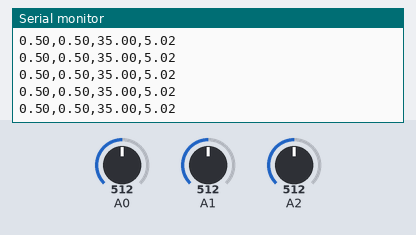
Recording of a sketch running on a simulated Arduino Uno, built with avr-gcc and run on an emulated ATmega328P. On the bench: the last lines printed to the serial monitor. Inputs (shaded band) come from the test bench; at power-on: A0 = 512, A1 = 512, A2 = 512.

Above: at 1.2 s.
1.3 s: A0 set to 716
At 1.8 s:
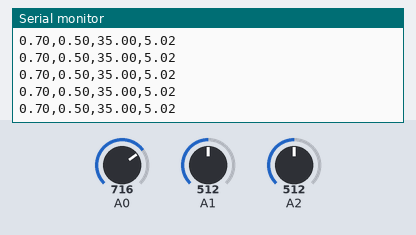
2.8 s: A1 set to 716
At 3.3 s:
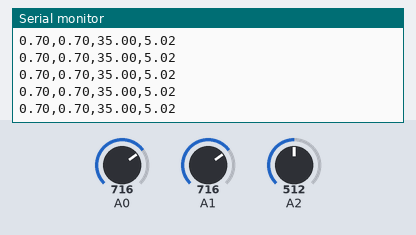
4.3 s: A2 set to 716
At 5.3 s:
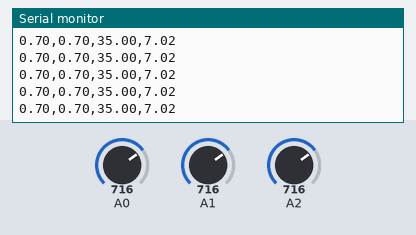
5.8 s: A0 set to 900
At 6.3 s:
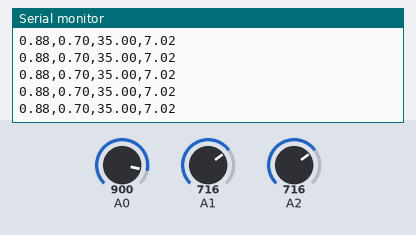
7.3 s: A1 set to 900
At 8.0 s:
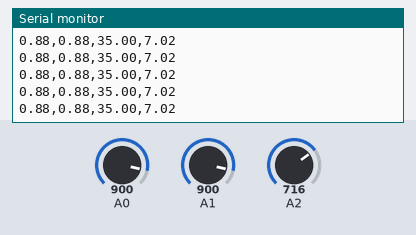
8.8 s: A2 set to 900
At 9.3 s:
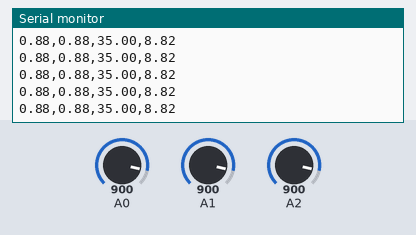
Timing chart, 0 to 11.8 s (numbered marks = the images above; inputs shaded):
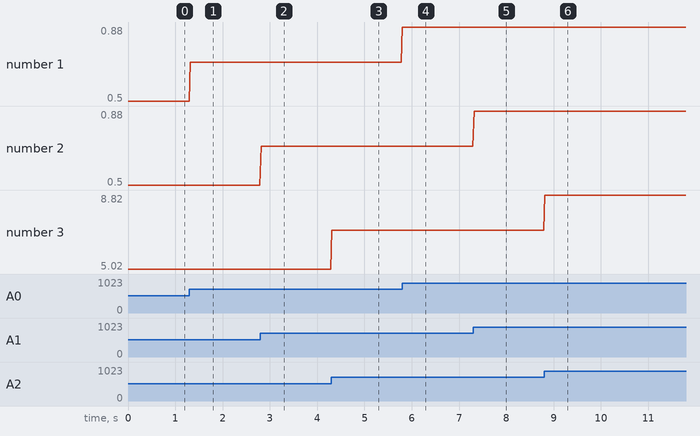

Measured:
- after the input at 1.3 s, the serial monitor: prints a new line at once (image 1)
- after the input at 2.8 s, the serial monitor: prints a new line at once (image 2)
- after the input at 4.3 s, the serial monitor: prints a new line at once (image 3)
- after the input at 5.8 s, the serial monitor: prints a new line at once (image 4)
- after the input at 7.3 s, the serial monitor: prints a new line at once (image 5)
- after the input at 8.8 s, the serial monitor: prints a new line at once (image 6)
- plotted number 1: 0.5 → 0.7 after the input at 1.3 s, 0.7 → 0.88 after the input at 5.8 s
- plotted number 3: 5.02 → 7.02 after the input at 4.3 s, 7.02 → 8.82 after the input at 8.8 s

The sketch:

car.ino
```cpp
// Fixture: a representative hobby-car sketch — four values printed in a flat order at 50 Hz.
#include <Servo.h>

const int LEFT_PIN = 5;
const int RIGHT_PIN = 6;
const int TRIG_PIN = 9;
float motorL = 0;
float motorR = 0;
float dist = 0;
float batt = 0;

void setup() {
  Serial.begin(115200);
  pinMode(TRIG_PIN, OUTPUT);
}

void loop() {
  motorL = analogRead(A0) / 1023.0;
  motorR = analogRead(A1) / 1023.0;
  dist = readDistanceCm();
  batt = analogRead(A2) * 0.0098;
  Serial.print(motorL);
  Serial.print(",");
  Serial.print(motorR);
  Serial.print(",");
  Serial.print(dist);
  Serial.print(",");
  Serial.println(batt);
  delay(20);
}

float readDistanceCm() {
  return 35.0;
}
```
